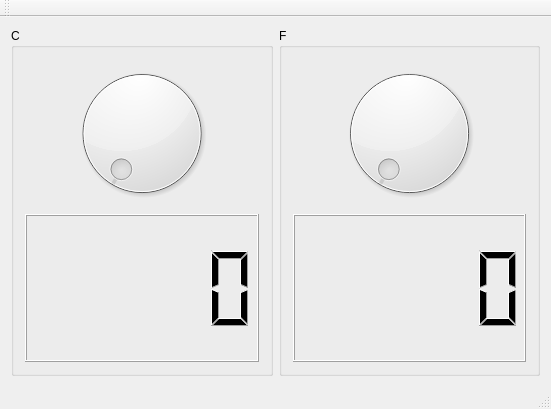
<?xml version="1.0" encoding="UTF-8"?>
<ui version="4.0">
 <class>MainWindow</class>
 <widget class="QMainWindow" name="MainWindow">
  <property name="geometry">
   <rect>
    <x>0</x>
    <y>0</y>
    <width>551</width>
    <height>409</height>
   </rect>
  </property>
  <property name="windowTitle">
   <string>MainWindow</string>
  </property>
  <widget class="QWidget" name="centralWidget">
   <property name="enabled">
    <bool>true</bool>
   </property>
   <layout class="QHBoxLayout" name="horizontalLayout">
    <item>
     <widget class="QGroupBox" name="celsiusGroupBox">
      <property name="title">
       <string>C</string>
      </property>
      <layout class="QVBoxLayout" name="verticalLayout">
       <item>
        <widget class="QDial" name="dialCelsius"/>
       </item>
       <item>
        <widget class="QLCDNumber" name="lcdCelsius"/>
       </item>
      </layout>
     </widget>
    </item>
    <item>
     <widget class="QGroupBox" name="fahrenheitGroupBox">
      <property name="title">
       <string>F</string>
      </property>
      <layout class="QVBoxLayout" name="verticalLayout_2">
       <item>
        <widget class="QDial" name="dialFahrenheit"/>
       </item>
       <item>
        <widget class="QLCDNumber" name="lcdFahrenheit"/>
       </item>
      </layout>
     </widget>
    </item>
   </layout>
  </widget>
  <widget class="QMenuBar" name="menuBar">
   <property name="geometry">
    <rect>
     <x>0</x>
     <y>0</y>
     <width>551</width>
     <height>20</height>
    </rect>
   </property>
  </widget>
  <widget class="QToolBar" name="mainToolBar">
   <attribute name="toolBarArea">
    <enum>TopToolBarArea</enum>
   </attribute>
   <attribute name="toolBarBreak">
    <bool>false</bool>
   </attribute>
  </widget>
  <widget class="QStatusBar" name="statusBar"/>
 </widget>
 <layoutdefault spacing="6" margin="11"/>
 <resources/>
 <connections/>
</ui>
